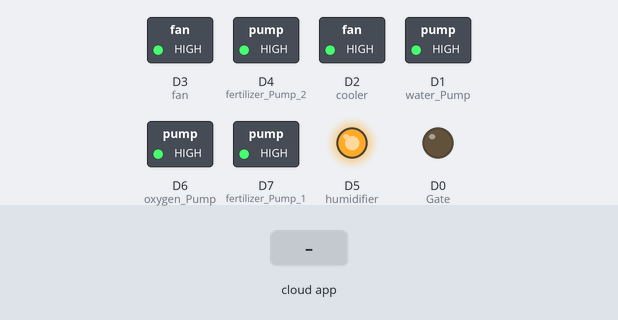
Bench run of a sketch on a simulated ESP8266 (NodeMCU). Shown: switched loads named in the sketch (green lamp = pin HIGH), output pins drawn as LEDs (lit = HIGH). The test bench sets the inputs (shaded band). WiFi joins after 1.5 s; servers stay silent unless stated; the Firebase database answers and starts empty; what the sketch prints to the serial monitor is not drawn.

Above: at 4.7 s.
4.8 s: the phone or cloud app sets Cooler to 1
At 6.6 s:
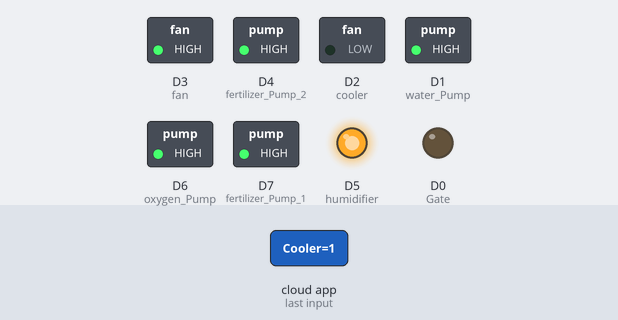
7.7 s: the phone or cloud app sets Fan to 1
At 9.9 s:
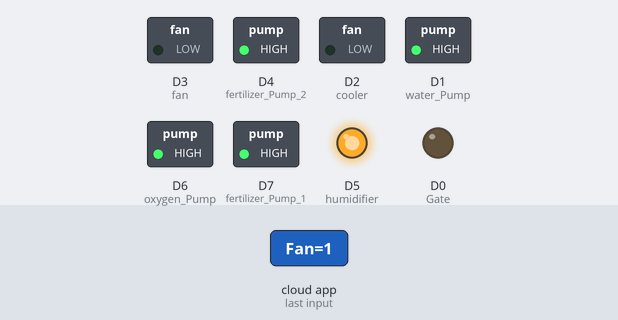
10.4 s: the phone or cloud app sets Fertilizer_Pump_1 to 1
At 12.0 s:
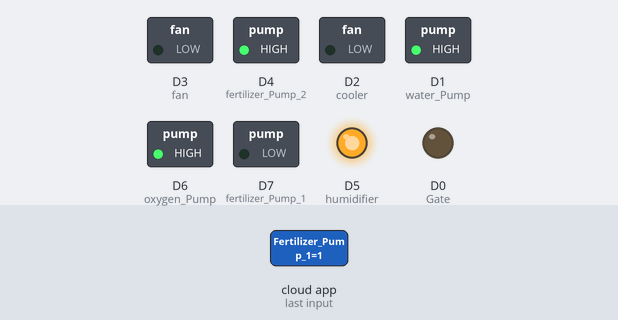
13.1 s: the phone or cloud app sets Humidifier to 1
At 15.4 s:
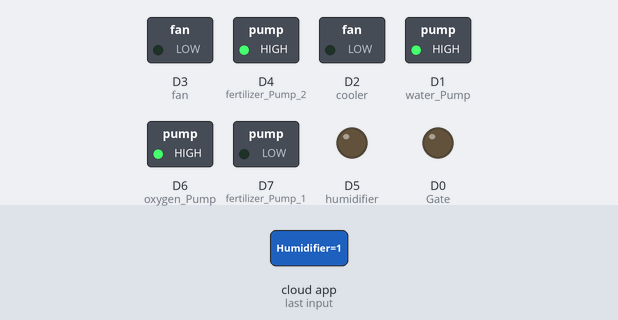
15.8 s: the phone or cloud app sets Oxygen_Pump to 1
At 17.8 s:
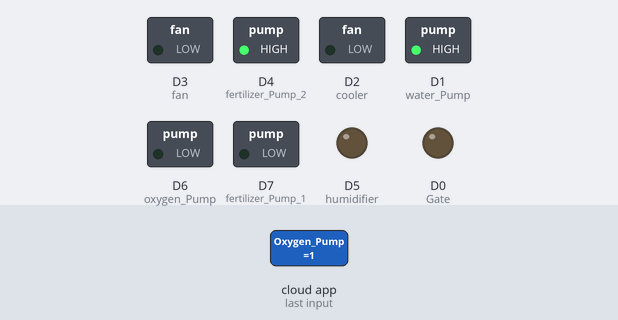
18.5 s: the phone or cloud app sets Water_Pump to 1
At 21.1 s:
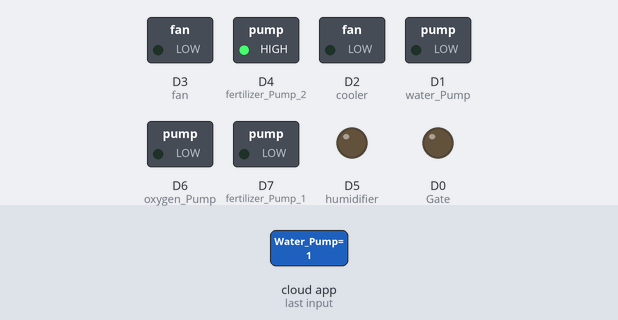
Timing chart, 0 to 22.2 s (numbered marks = the images above; inputs shaded):
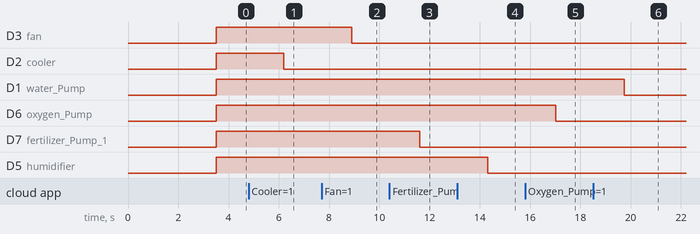

The sketch:

Relay_controller_using_firebase.ino
```cpp
#include <SoftwareSerial.h>
#include <ESP8266WiFi.h>
#include <FirebaseESP8266.h>
#include <Arduino.h>


#define FIREBASE_HOST "smart-hydroponics-system-default-rtdb.firebaseio.com"
#define FIREBASE_AUTH "1nF8bMO1oe30oMiDXpRBx76RxOFYK6uHAUGbFt5W"
#define WIFI_SSID "COD"
#define WIFI_PASSWORD "ww0764473165"

FirebaseData firebaseData;


String Cooler;
String Fan;
String Fertilizer_Pump_1;
String Fertilizer_Pump_2;
String Heater;
String Humidifier;
String Oxygen_Pump;
String Water_Pump;
String light_status;

#define Gate D0
#define water_Pump D1
#define cooler D2
#define fan D3
//#define heater D4
#define humidifier D5
#define oxygen_Pump D6
#define fertilizer_Pump_1 D7
#define fertilizer_Pump_2 D4

void setup() {


  Serial.begin(9600);
  Serial.println("Serial communication started\n\n");

  WiFi.begin(WIFI_SSID, WIFI_PASSWORD);
  Serial.print("Connecting to ");
  Serial.print(WIFI_SSID);

  while (WiFi.status() != WL_CONNECTED) {
    Serial.print(".");
    delay(500);
  }

  Serial.println();
  Serial.print("Connected to ");
  Serial.println(WIFI_SSID);
  Serial.print("IP Address is : ");
  Serial.println(WiFi.localIP());
  Firebase.begin(FIREBASE_HOST, FIREBASE_AUTH);

  Firebase.reconnectWiFi(true);

  delay(2000);

  pinMode(cooler, OUTPUT);
  pinMode(fan, OUTPUT);
  pinMode(fertilizer_Pump_1, OUTPUT);
  pinMode(fertilizer_Pump_2, OUTPUT);
  //pinMode(heater, OUTPUT);
  pinMode(humidifier, OUTPUT);
  pinMode(oxygen_Pump, OUTPUT);
  pinMode(water_Pump, OUTPUT);

  pinMode(Gate, OUTPUT);


  digitalWrite(cooler, HIGH);
  digitalWrite(fan, HIGH);
  digitalWrite(fertilizer_Pump_1, HIGH);
  digitalWrite(fertilizer_Pump_2, HIGH);
  //digitalWrite(heater, HIGH);
  digitalWrite(humidifier, HIGH);
  digitalWrite(oxygen_Pump, HIGH);
  digitalWrite(water_Pump, HIGH);

}

void loop() {

  firebase();
  Brightness();
  digitalWrite(fertilizer_Pump_1, HIGH);
  if (Cooler == "1") {
    digitalWrite(cooler, LOW);
    Serial.println("Cooler ON");
  } else if (Cooler == "0") {
    digitalWrite(cooler, HIGH);
    Serial.println("Cooler OFF");
  }

  if (Fan == "1") {
    digitalWrite(fan, LOW);
    Serial.println("Fan ON");
  } else if (Fan == "0") {
    digitalWrite(fan, HIGH);
    Serial.println("Fan OFF");
  }

  if (Fertilizer_Pump_1 == "1") {
    digitalWrite(fertilizer_Pump_1, LOW);
    Serial.println("Fertilizer_Pump_1 ON");
  } else if (Fertilizer_Pump_1 == "0") {
    digitalWrite(fertilizer_Pump_1, HIGH);
    Serial.println("Fertilizer_Pump_1 OFF");
  }

  if (Fertilizer_Pump_2 == "1") {
    digitalWrite(fertilizer_Pump_2, LOW);
    Serial.println("Fertilizer_Pump_2 ON");
  } else if (Fertilizer_Pump_2 == "0") {
    digitalWrite(fertilizer_Pump_2, HIGH);
    Serial.println("Fertilizer_Pump_2 OFF");
  }

  if (Humidifier == "1") {
    digitalWrite(humidifier, LOW);
    Serial.println("Humidifier ON");
  } else if (Humidifier == "0") {
    digitalWrite(humidifier, HIGH);
    Serial.println("Humidifier OFF");
  }

  if (Oxygen_Pump == "1") {
    digitalWrite(oxygen_Pump, LOW);
    Serial.println("Oxygen_Pump ON");
  } else if (Oxygen_Pump == "0") {
    digitalWrite(oxygen_Pump, HIGH);
    Serial.println("Oxygen_Pump OFF");
  }

  if (Water_Pump == "1") {
    digitalWrite(water_Pump, LOW);
    Serial.println("Water_Pump ON");
  } else if (Water_Pump == "0") {
    digitalWrite(water_Pump, HIGH);
    Serial.println("Water_Pump OFF");
  }

}

void Brightness() {

  if (light_status == "1") {
    analogWrite(Gate, 18.2);
  }
  if (light_status == "2") {
    analogWrite(Gate, 36.4);
  }
  if (light_status == "3") {
    analogWrite(Gate, 54.6);
  }
  if (light_status == "4") {
    analogWrite(Gate, 72.8);
  }
  if (light_status == "5") {
    analogWrite(Gate, 91);
  }
  if (light_status == "6") {
    analogWrite(Gate, 109.2);
  }
  if (light_status == "7") {
    analogWrite(Gate, 127.4);
  }
  if (light_status == "8") {
    analogWrite(Gate, 145.6);
  }
  if (light_status == "9") {
    analogWrite(Gate, 163.8);
  }
  if (light_status == "10") {
    analogWrite(Gate, 182);
  }
  if (light_status == "11") {
    analogWrite(Gate, 200);
  }
  if (light_status == "12") {
    analogWrite(Gate, 218.4);
  }
  if (light_status == "13") {
    analogWrite(Gate, 236.6);
  }
  if (light_status == "14") {
    analogWrite(Gate, 255);
  }
  if (light_status == "15") {
    analogWrite(Gate, 231.8);
  }
  if (light_status == "162") {
    analogWrite(Gate, 207.9);
  }
  if (light_status == "17") {
    analogWrite(Gate, 184.8);
  }
  if (light_status == "18") {
    analogWrite(Gate, 161.7);
  }
  if (light_status == "19") {
    analogWrite(Gate, 138.6);
  }
  if (light_status == "20") {
    analogWrite(Gate, 115.5);
  }
  if (light_status == "21") {
    analogWrite(Gate, 92.4);
  }
  if (light_status == "22") {
    analogWrite(Gate, 69.3);
  }
  if (light_status == "23") {
    analogWrite(Gate, 46.2);
  }
  if (light_status == "24") {
    analogWrite(Gate, 0);
  }
}


void firebase() {

  Firebase.getString(firebaseData, "/Controllers/Light_Status");

  if (firebaseData.dataType() == "string") {

    light_status = firebaseData.stringData();

  }


  Firebase.getString(firebaseData, "/Controllers/Cooler");

  if (firebaseData.dataType() == "string") {

    Cooler = firebaseData.stringData();
    // Serial.println(Cooler);
  }
  Firebase.getString(firebaseData, "/Controllers/Fan");

  if (firebaseData.dataType() == "string") {

    Fan = firebaseData.stringData();
    //Serial.println(Fan);
  }
  Firebase.getString(firebaseData, "/Controllers/Fertilizer_Pump_1");

  if (firebaseData.dataType() == "string") {

    Fertilizer_Pump_1 = firebaseData.stringData();
    // Serial.println(Fertilizer_Pump_1);
  }
  Firebase.getString(firebaseData, "/Controllers/Fertilizer_Pump_2");

  if (firebaseData.dataType() == "string") {

    Fertilizer_Pump_2 = firebaseData.stringData();
    // Serial.println(Fertilizer_Pump_2);
  }
  Firebase.getString(firebaseData, "/Controllers/Heater");

  if (firebaseData.dataType() == "string") {

    Heater = firebaseData.stringData();
    // Serial.println(Heater);
  }
  Firebase.getString(firebaseData, "/Controllers/Humidifier");

  if (firebaseData.dataType() == "string") {

    Humidifier = firebaseData.stringData();
    // Serial.println(Humidifier);
  }
  Firebase.getString(firebaseData, "/Controllers/Oxygen_Pump");

  if (firebaseData.dataType() == "string") {

    Oxygen_Pump = firebaseData.stringData();
    // Serial.println(Oxygen_Pump);
  }
  Firebase.getString(firebaseData, "/Controllers/Water_Pump");

  if (firebaseData.dataType() == "string") {

    Water_Pump = firebaseData.stringData();
    // Serial.println(Water_Pump);
  }


}
```

Measured:
- after the input at 4.8 s, D2 (cooler): HIGH → LOW after 1.4 s
- after the input at 7.7 s, D3 (fan): HIGH → LOW after 1.2 s
- after the input at 10.4 s, D7 (fertilizer_Pump_1): HIGH → LOW after 1.2 s
- after the input at 13.1 s, D5 (humidifier): HIGH → LOW after 1.2 s
- after the input at 15.8 s, D6 (oxygen_Pump): HIGH → LOW after 1.2 s
- after the input at 18.5 s, D1 (water_Pump): HIGH → LOW after 1.2 s
